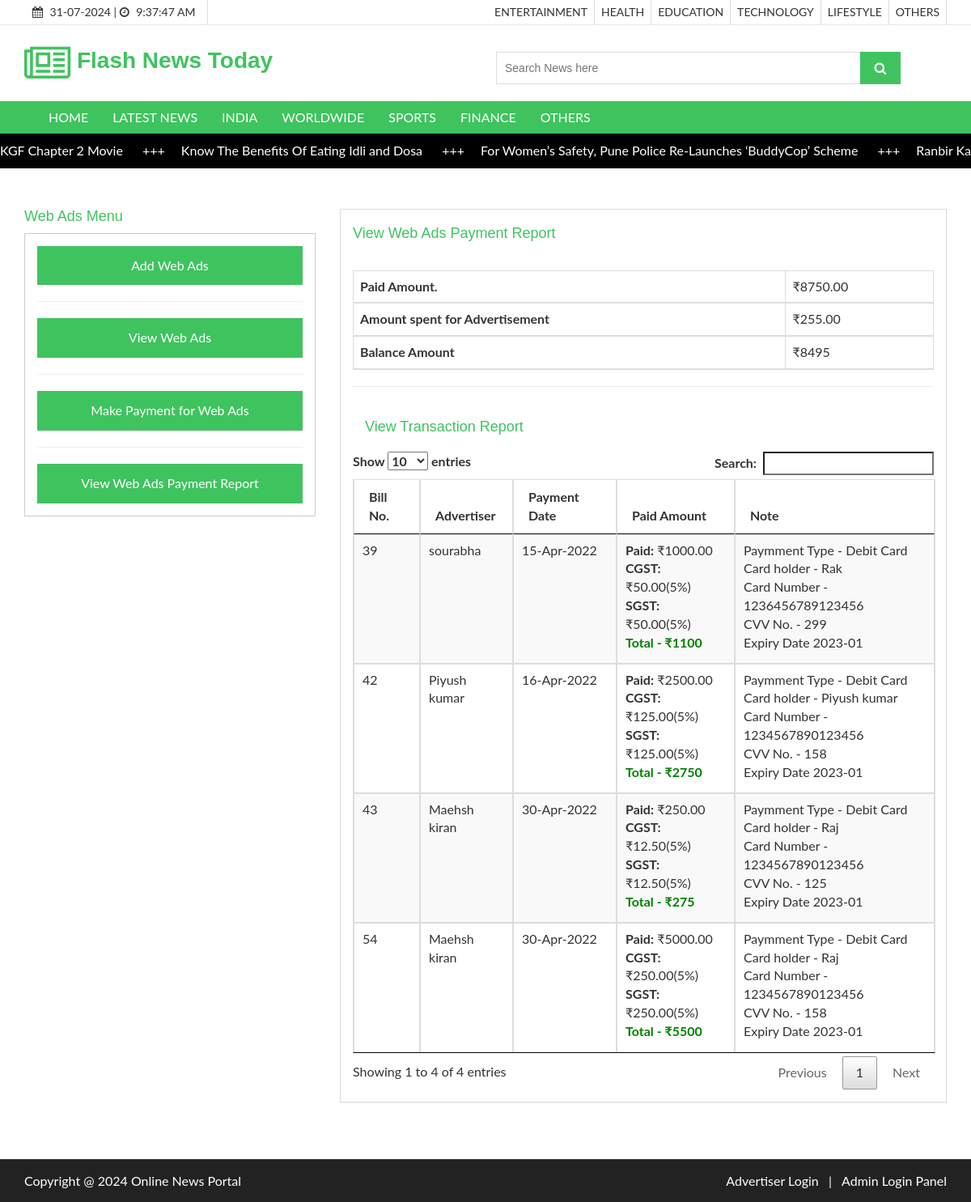
/viewwebadspaymentreport.php, run on the app's committed database.
### tables this page shows
CREATE TABLE `newscategory` (
  `newscategoryid` int(10) NOT NULL,
  `category` varchar(50) NOT NULL,
  `category_type` varchar(20) DEFAULT NULL,
  `description` text NOT NULL,
  `status` varchar(10) NOT NULL
);

CREATE TABLE `newscontent` (
  `newsid` int(10) NOT NULL,
  `newscategoryid` int(10) NOT NULL,
  `newstype` varchar(20) NOT NULL COMMENT 'ARticles or News',
  `newsdate` date NOT NULL,
  `title` varchar(255) NOT NULL,
  `newsdescription` text NOT NULL,
  `images` text NOT NULL,
  `publisheddate` date NOT NULL,
  `count_views` bigint(20) NOT NULL DEFAULT 0,
  `status` varchar(10) NOT NULL
);

CREATE TABLE `payment` (
  `paymentid` int(10) NOT NULL,
  `advertiserid` int(10) NOT NULL,
  `paymenttype` varchar(35) NOT NULL,
  `paidamt` float(10,2) NOT NULL,
  `cgst` float(10,2) NOT NULL,
  `sgst` float(10,2) NOT NULL,
  `paymentdate` date NOT NULL,
  `note` text NOT NULL,
  `status` varchar(10) NOT NULL,
  `transaction_type` varchar(35) NOT NULL
);

CREATE TABLE `advertiser` (
  `advertiserid` int(10) NOT NULL,
  `advertisername` varchar(50) NOT NULL,
  `emailid` varchar(50) NOT NULL,
  `password` varchar(100) NOT NULL,
  `address` text NOT NULL,
  `city` varchar(20) NOT NULL,
  `pincode` varchar(10) NOT NULL,
  `contactno` varchar(15) NOT NULL,
  `note` text NOT NULL,
  `status` varchar(10) NOT NULL
);

### viewwebadspaymentreport.php (the view, shortened to what this page needs)
<?php
include("header.php");
?>
  <section id="aa-catg-head-banner">
    <div class="aa-catg-head-banner-area">
     <div class="container">
      <div class="aa-catg-head-banner-content">
        <h2>Checkout Page</h2>
      </div>
     </div>
   </div>
  </section>
 <section id="checkout">
   <div class="container">
     <div class="row">
       <div class="col-md-12">
        <div class="checkout-area">
          <form action="" method="post">
            <div class="row">
<?php
include("sidebar.php");
?>
              <div class="col-md-8">
                <div class="checkout-left">
                  <div class="panel-group" id="accordion">
<div class="panel panel-default aa-checkout-billaddress">
  <div class="panel-heading">
	<h4 class="panel-title">
	  <a  data-parent="#accordion" >
		View Web Ads Payment Report
	  </a>
	</h4>
  </div>
  <div id="collapseThree">
	<div class="panel-body">
	<table class="table table-striped table-bordered">
		<thead>
			<tr>
				<th>Paid Amount.</th>
				<td>
<?php
	$sql= "SELECT sum(payment.paidamt) FROM payment LEFT JOIN advertiser ON advertiser.advertiserid=payment.advertiserid WHERE payment.paymenttype='WebAds'   ";
	$qsql = mysqli_query($con,$sql);
	$rs = mysqli_fetch_array($qsql);
	echo "₹". $totamt = $rs[0];
?>
				</td>
			</tr>
			<tr>
				<th>Amount spent for Advertisement</th>
				<td>
<?php
	$sql= "SELECT ifnull(sum(payment.paidamt),0) FROM payment LEFT JOIN advertiser ON advertiser.advertiserid=payment.advertiserid WHERE (payment.paymenttype='Banner Ads' OR  payment.paymenttype='Text Ads') ";
	$qsql = mysqli_query($con,$sql);
	$rs = mysqli_fetch_array($qsql);
	echo "₹". $spentamt = $rs[0];
?>
				</td>
			</tr>
			<tr>
				<th>Balance Amount</th>
				<td>₹<?php echo  $totamt -$spentamt; ?> </td>
			</tr>
		</thead>
	</table>
	<hr>
  <div class="panel-heading">
	<h4 class="panel-title">
	  <a  data-parent="#accordion" >
		View Transaction Report
	  </a>
	</h4>
  </div>
<table id="myTable"  class="table table-striped table-bordered">
	<thead>
		<tr>
			<th>Bill No.</th>
			<th>Advertiser</th>
			<th>Payment Date</th>
			<th>Paid Amount</th>
			<th>Note</th>
		</tr>
	</thead>
	<tbody>
	<?php
	$sql= "SELECT payment.*,advertiser.advertisername FROM payment LEFT JOIN advertiser ON advertiser.advertiserid=payment.advertiserid WHERE payment.paymenttype='WebAds' ";
	$qsql = mysqli_query($con,$sql);
	while($rs = mysqli_fetch_array($qsql))
	{
		echo "<tr>
			<td>$rs[paymentid]</td>
			<td>$rs[advertisername]</td>
			<td> " . date("d-M-Y",strtotime($rs['paymentdate'])) . "</td>
			<td><b>Paid:</b> ₹$rs[paidamt]<br><b>CGST:</b> ₹$rs[cgst](5%)<br><b>SGST:</b> ₹$rs[sgst](5%)<br>";
			$total = $rs['paidamt'] + $rs['cgst'] + $rs['sgst'];
		echo "<label style='color:green;'><b>Total -</b> ₹" . $total . "</label>";
		echo "</td>
			<td>$rs[note]</td>";
		echo "</tr>";
	}
	?>
	</tbody>
</table>
	</div>
  </div>
</div>
				   </div>
                </div>
              </div>
             </div>
          </form>
         </div>
       </div>
     </div>
   </div>
 </section>
 <?php
 include("footer.php");
 ?>

### header.php (shortened to what this page needs)
<?php
include("databaseconnection.php");
?>
<!DOCTYPE html>
<html lang="en">
  <head>
    <link href="css/font-awesome.css" rel="stylesheet">
    <link href="css/bootstrap.css" rel="stylesheet">
    <link href="css/jquery.smartmenus.bootstrap.css" rel="stylesheet">
    <link rel="stylesheet" type="text/css" href="css/jquery.simpleLens.css">
    <link rel="stylesheet" type="text/css" href="css/slick.css">
    <link rel="stylesheet" type="text/css" href="css/nouislider.css">
    <link id="switcher" href="css/theme-color/green-theme.css" rel="stylesheet">
    <link href="css/sequence-theme.modern-slide-in.css" rel="stylesheet" media="all">
    <link href="css/style.css" rel="stylesheet">
    <link href="css/jquery.dataTables.min.css" rel="stylesheet">
  </head>
  <body>
  <header id="aa-header">
    <div class="aa-header-top">
      <div class="container">
        <div class="row">
          <div class="col-md-12">
            <div class="aa-header-top-area">
              <div class="aa-header-top-left">
                <div class="cellphone hidden-xs">
                  <p><span class="fa fa-calendar"></span> <?php echo date("d-m-Y"); ?> |
                  <span class="fa fa-clock-o"></span> <span id="idclock"></span></p>
                </div>
              </div>
              <div class="aa-header-top-right">
                <ul class="aa-head-top-nav-right">
                  <?php
                    $sql = "SELECT * FROM newscategory WHERE status='Active' AND category_type='Article'";
                    $qsql= mysqli_query($con,$sql);
                    while($rs = mysqli_fetch_array($qsql))
                    {
                      echo "<li class='hidden-xs'><a href='displayarticle.php?newstype=Article&newscategoryid=$rs[newscategoryid]'>" . strtoupper($rs['category'])  . "</a></li>";
                    }
                  ?>
                </ul>
              </div>
            </div>
          </div>
        </div>
      </div>
    </div>
    <div class="aa-header-bottom">
      <div class="container">
        <div class="row">
          <div class="col-md-12">
            <div class="aa-header-bottom-area">
              <div class="aa-logo">
                <a href="index.php">
                  <span class="fa fa-newspaper-o"></span>
                  <div style="width:550px; ">&nbsp;<strong>Flash</strong> <strong> News </strong> <strong>Today</strong> </div>
                </a>
              </div>
              <div class="aa-search-box">
                <form action="searchnewsandarticles.php" method="get">
                  <input type="text" name="txtsearch" id="txtsearch" placeholder="Search News here ">
                  <button type="submit"><span class="fa fa-search"></span></button>
                </form>
              </div>
            </div>
          </div>
        </div>
      </div>
    </div>
  </header>
  <section id="menu">
    <div class="container">
      <div class="menu-area">
        <div class="navbar navbar-default" role="navigation">
          <div class="navbar-collapse collapse">
            <ul class="nav navbar-nav">
              <li><a href="index.php">HOME</a></li>
              <li><a href="displaylatestnews.php">LATEST NEWS</a></li>
          <?php
						$sql = "SELECT * FROM newscategory WHERE status='Active' AND category_type='News'";
						$qsql= mysqli_query($con,$sql);
						while($rs = mysqli_fetch_array($qsql))
						{
							echo "<li><a href='displayarticle.php?newstype=News&newscategoryid=$rs[newscategoryid]' >" . strtoupper($rs['category'])  . "</a></li>";
						}
					?>
            </ul>
          </div>
        </div>
      </div>
    </div>
  </section>
  <div class="marquee">
  <div class="marquee__item">
  <?php
  $sqlscroller= "SELECT newscontent.*,newscategory.category FROM newscontent LEFT JOIN newscategory ON newscontent.newscategoryid=newscategory.newscategoryid WHERE newscontent.status='Active' ";
  $sqlscroller = $sqlscroller . "  ORDER BY  newscontent.newsid DESC LIMIT 9";
	$qsqlscroller = mysqli_query($con,$sqlscroller);
	while($rsscroller = mysqli_fetch_array($qsqlscroller))
	{
    echo "<a style='color: white;' href='newsdetailed.php?newsid=$rsscroller[newsid]&newstype=$rsscroller[newstype]&newscategoryid=$rsscroller[newscategoryid]'>";
    echo $rsscroller['title'] . " <span class='marquee__seperator'>+++</span>";
    echo "</a>";
  }
  ?>
</div>
</div>

### css/theme-color/green-theme.css (style rules this page uses)
h2 { color: #3fc35f; }
#aa-header .aa-header-bottom .aa-header-bottom-area .aa-logo a > span { color: #3fc35f; }
#aa-header .aa-header-bottom .aa-header-bottom-area .aa-logo a strong { color: #3fc35f; }
#aa-header .aa-header-bottom .aa-header-bottom-area .aa-search-box button { background-color: #3fc35f; }
#menu { background-color: #3fc35f; }
#checkout .checkout-area .checkout-left .panel-group .panel-default .panel-heading .panel-title a { color: #3fc35f; }

### header.php (style rules this page uses)
.marquee { width: 100%; overflow: hidden; white-space: nowrap; }
.marquee__seperator { margin: 0 2rem; }
.marquee__item { display: inline-block; will-change: transform; -webkit-animation: marquee 50s linear infinite; animation: marquee 50s linear infinite; }
.marquee { background-color: black; padding: 1rem 0; color: #fff; }

### data on the page
newscategory: category "ENTERTAINMENT"
newscategory: category "HEALTH"
newscategory: category "EDUCATION"
newscategory: category "TECHNOLOGY"
newscategory: category "LIFESTYLE"
newscategory: category "OTHERS"
newscategory: category "INDIA"
newscategory: category "WORLDWIDE"
newscategory: category "SPORTS"
newscategory: category "FINANCE"
newscategory: category "OTHERS"
newscontent: title "KGF Chapter 2 Movie"
newscontent: title "Know The Benefits Of Eating Idli and Dosa"
newscontent: title "For Women’s Safety, Pune Police Re-Launches ‘BuddyCop’ Scheme"
newscontent: title "Ranbir…"
payment: paymentid "39", advertiserid.advertisername "sourabha", paymentdate "15-Apr-2022", paidamt "1000.00", cgst "50.00", sgst "50.00", total "1100", note "Paymment Type - Debit Card Card holder - Rak Card Number - 1236456789123456 CVV No. - 299 Expiry Date 2023-01"
payment: paymentid "42", advertiserid.advertisername "Piyush kumar", paymentdate "16-Apr-2022", paidamt "2500.00", cgst "125.00", sgst "125.00", total "2750", note "Paymment Type - Debit Card Card holder - Piyush kumar Card Number - 1234567890123456 CVV No. - 158 Expiry Date 2023-01"
payment: paymentid "43", advertiserid.advertisername "Maehsh kiran", paymentdate "30-Apr-2022", paidamt "250.00", cgst "12.50", sgst "12.50", total "275", note "Paymment Type - Debit Card Card holder - Raj Card Number - 1234567890123456 CVV No. - 125 Expiry Date 2023-01"
payment: paymentid "54", advertiserid.advertisername "Maehsh kiran", paymentdate "30-Apr-2022", paidamt "5000.00", cgst "250.00", sgst "250.00", total "5500", note "Paymment Type - Debit Card Card holder - Raj Card Number - 1234567890123456 CVV No. - 158 Expiry Date 2023-01"

### other printed values
$totamt = $rs[0] "8750.00"
$spentamt = $rs[0] "255.00"
$totamt -$spentamt "8495"
